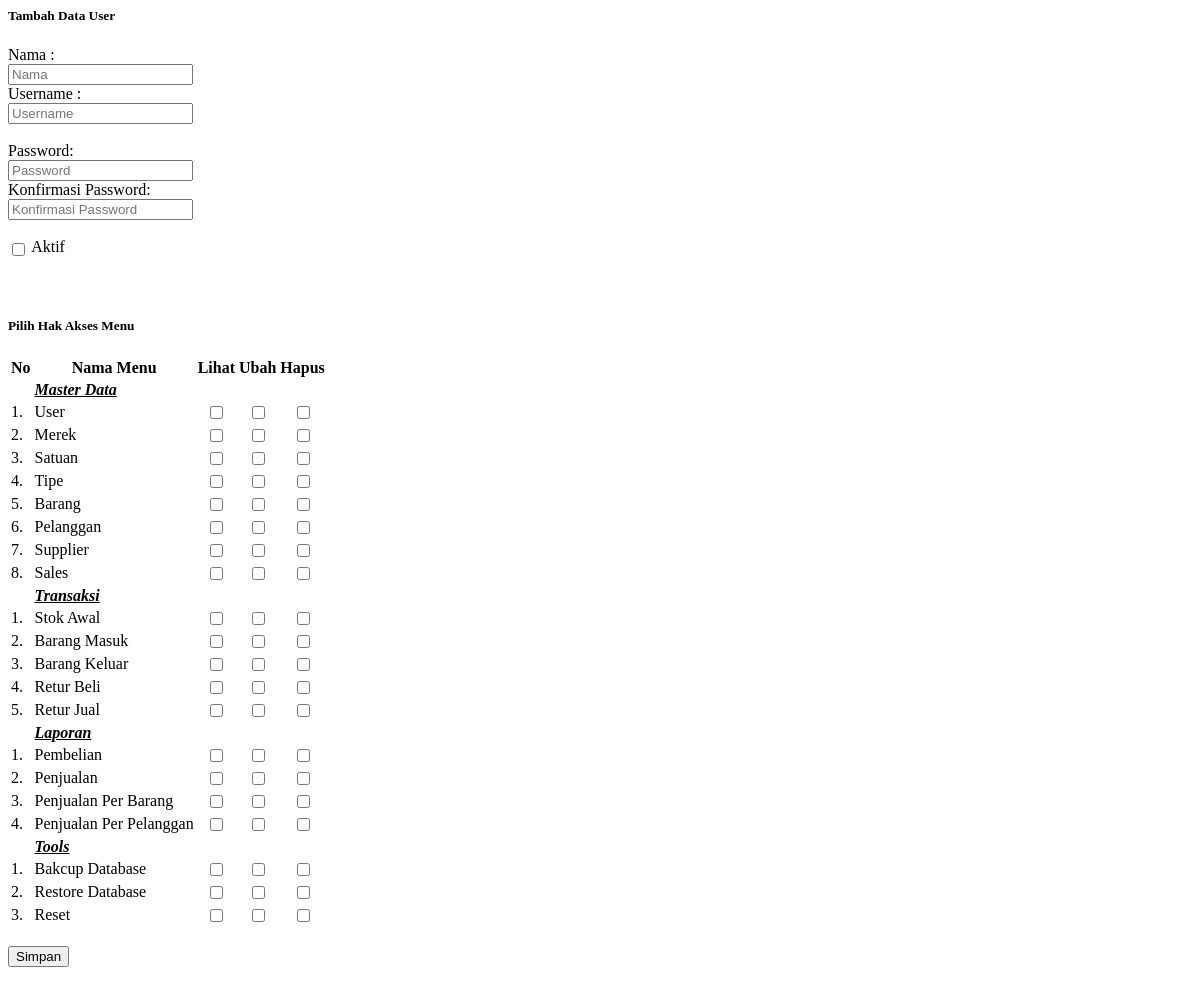
/Master/User/Detail.php, run on an earlier commit of the app's database.
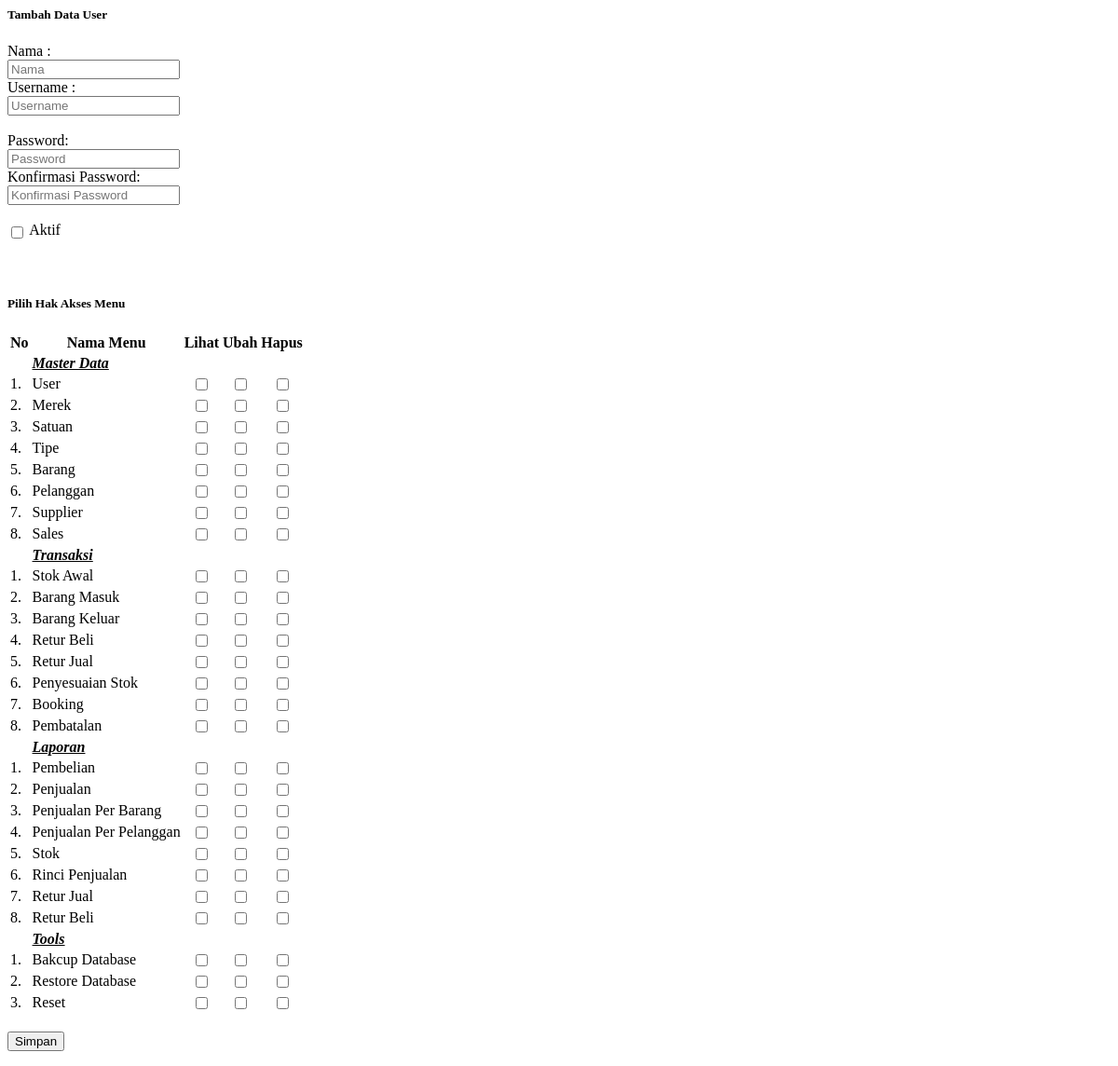
And on a later commit of the database.
### tables this page shows
CREATE TABLE `master_groupmenu` (
  `GroupMenuID` int(11) NOT NULL,
  `GroupMenuName` varchar(255) DEFAULT NULL,
  `Icon` varchar(255) DEFAULT NULL,
  `Url` varchar(255) DEFAULT NULL,
  `OrderNo` int(11) DEFAULT NULL,
  PRIMARY KEY (`GroupMenuID`),
  UNIQUE KEY `GROUPMENU_INDEX` (`GroupMenuID`)
);

CREATE TABLE `master_menu` (
  `MenuID` bigint(20) NOT NULL AUTO_INCREMENT,
  `GroupMenuID` int(11) DEFAULT NULL,
  `MenuName` varchar(255) DEFAULT NULL,
  `Url` varchar(255) DEFAULT NULL,
  `Icon` varchar(255) DEFAULT NULL,
  `IsReport` bit(1) DEFAULT NULL,
  `OrderNo` int(11) DEFAULT NULL,
  PRIMARY KEY (`MenuID`),
  UNIQUE KEY `MENU_INDEX` (`MenuID`),
  KEY `GroupMenuID` (`GroupMenuID`),
  CONSTRAINT `master_menu_ibfk_1` FOREIGN KEY (`GroupMenuID`) REFERENCES `master_groupmenu` (`GroupMenuID`)
);

### Master/User/Detail.php (the view, shortened to what this page needs)
<html>
	<head>
	</head>
	<body>
		<div class="row">
			<div class="col-md-12">
				<div class="panel panel-default">
					<div class="panel-heading">
						<h5><?php if($IsEdit == 0) echo "Tambah"; else echo "Ubah"; ?> Data User</h5>
					</div>
					<div class="panel-body">
						<form class="col-md-12" id="PostForm" method="POST" action="" >
							<div class="row">
								<div class="col-md-1 labelColumn">
									Nama :
								</div>
								<div class="col-md-3">
									<input id="txtUserName" name="txtUserName" type="text" class="form-control-custom" placeholder="Nama " required   <?php echo 'value="'.$UserName.'"'; ?> />
								</div>
								<div class="col-md-2 labelColumn">
									Username :
								</div>
								<div class="col-md-3">
									<input id="txtUserLogin" name="txtUserLogin" type="text" class="form-control-custom" placeholder="Username" required <?php echo 'value="'.$UserLogin.'"'; ?> />
								</div>
							</div>
							<br />
							<div class="row">
								<div class="col-md-1 labelColumn">
									Password:
								</div>
								<div class="col-md-3">
									<input id="txtPassword" name="txtPassword" type="password" class="form-control-custom" placeholder="Password" />
								</div>
								<div class="col-md-2 labelColumn">
									Konfirmasi Password:
								</div>
								<div class="col-md-3">
									<input id="txtConfirmPassword" name="txtConfirmPassword" type="password" class="form-control-custom" placeholder="Konfirmasi Password"   />
								</div>
							</div>
							<div class="row">
								<div class="col-md-5">
									<br /><input type="checkbox" id="chkActive" name="chkActive" value=1 style="vertical-align: sub;" /> Aktif
								</div>
							</div>
							<br />
							<br />
							<div class="row">
								<div class="col-md-10">
									<div class="panel panel-default">
										<div class="panel-heading">
											<h5>Pilih Hak Akses Menu</h5>
										</div>
										<div class="panel-body">
											<div class="table-responsive">
												<table class="table table-striped table-bordered table-hover">
													<thead>
														<tr>
															<th>No</th>
															<th>Nama Menu</th>
															<th>Lihat</th>
															<th>Ubah</th>
															<th>Hapus</th>
														</tr>
													</thead>
													<tbody>
														<?php
															$sql = "SELECT
																	GroupMenuID,
																	GroupMenuName,
																	Icon,
																	Url
																FROM
																	master_groupmenu";
															if (! $result=mysql_query($sql, $dbh)) {
																echo mysql_error();
																return 0;
															}
															while($row = mysql_fetch_array($result)) {
																$RowNumber = 1;
																$sql2 = "SELECT
																		MenuID,
																		GroupMenuID,
																		MenuName,
																		Url,
																		Icon
																	 FROM
																		master_menu
																	WHERE
																		GroupMenuID = ".$row['GroupMenuID']."
																	ORDER BY
																		OrderNo";
																if (! $result2=mysql_query($sql2, $dbh)) {
																	echo mysql_error();
																	return 0;
																}
																$rowcount = mysql_num_rows($result2);
																if($rowcount > 0) {
																	echo "
																		<tr>
																			<td></td>
																			<td colspan='4'><b><u><i>".$row['GroupMenuName']."</i></u></b></td>
																		</tr>";
																	while($row2 = mysql_fetch_array($result2)) {
																		echo "
																			<tr>
																				<td>$RowNumber.</td>
																				<td>".$row2['MenuName']."</td>
																				<td style='text-align:center;'><input id='".$row2['MenuID']."' name='permission' type='checkbox' value='2' /></td>
																				<td style='text-align:center;'><input id='e".$row2['MenuID']."' name='edit' type='checkbox' value='true' /></td>
																				<td style='text-align:center;'><input id='d".$row2['MenuID']."' name='delete' type='checkbox' value='true' /></td>
																			</tr>";
																		$RowNumber++;
																	}
																}
															}
														?>
													</tbody>
												</table>
											</div>
										</div>
									</div>
								</div>
							</div>
							<br />
							<button type="button" class="btn btn-default" value="Simpan" onclick="SubmitValidate(this.form);" ><i class="fa fa-save"></i> Simpan</button>
						</form>
					</div>
				</div>
			</div>
		</div>
	</body>
</html>

What changed in the data, as far as the page shows it:
added master_menu: MenuName "Penyesuaian Stok", shown under master_groupmenu "Transaksi"
added master_menu: MenuName "Booking", shown under master_groupmenu "Transaksi"
added master_menu: MenuName "Pembatalan", shown under master_groupmenu "Transaksi"
added master_menu: MenuName "Stok", shown under master_groupmenu "Laporan"
added master_menu: MenuName "Rinci Penjualan", shown under master_groupmenu "Laporan"
added master_menu: MenuName "Retur Jual", shown under master_groupmenu "Laporan"
added master_menu: MenuName "Retur Beli", shown under master_groupmenu "Laporan"
